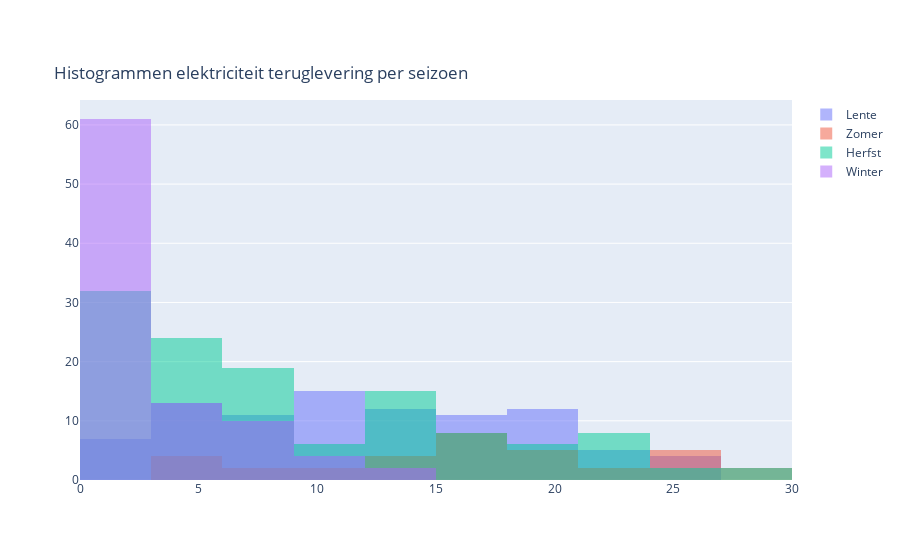

The notebook cell saved with this chart:
### Code cell
fig_hist2 = go.Figure()

dict_bins = dict(start=0, end=30, size=3)

fig_hist2.add_trace(go.Histogram(x=ts_spring['teruglevering'], 
                           name = 'Lente', 
                           xbins=dict_bins))

fig_hist2.add_trace(go.Histogram(x=ts_summer['teruglevering'], 
                           name = "Zomer", 
                          xbins=dict_bins))

fig_hist2.add_trace(go.Histogram(x=ts_autumn['teruglevering'], 
                           name = 'Herfst', 
                          xbins=dict_bins))

fig_hist2.add_trace(go.Histogram(x=ts_winter['teruglevering'], 
                           name = 'Winter', 
                          xbins=dict_bins))

# Overlay both histograms
fig_hist2.update_layout(barmode='overlay',
                        title={
                             'text': "Histogrammen elektriciteit teruglevering per seizoen",
                             'y':0.88,
                             'x': 0.06}
                       )
# Reduce opacity to see both histograms
fig_hist2.update_traces(opacity=0.5)
fig_hist2.show()

### Figure 1 — Plotly figure (JSON) as saved in the notebook; plotly's stock layout.template omitted (floating-point values rounded to 4 significant figures)
{"data": [{"name": "Lente", "opacity": 0.5, "type": "histogram", "x": [20, 25, 9, 11, 13, 7, 9, 8, 14, 17, 7, 22, 9, 7, 10, 10, 23, 19, 7, 12, 11, 5, 25, 12, 17, 4, 11, 16, 18, 4, 0, 20, 24, 20, 16, 19, 21, 14, 19, 21, 12, 16, 22, 24, 12, 14, 19, 15, 10, 4, 14, 9, 9, 15, 15, 5, 12, 5, 16, 20, 18, 20, 2, 10, 12, 8, 14, 8, 7, 3, 9, 18, 9, 5, 5, 6, 7, 5, 4, 4, 1, 2, 5, 1, 7, 16, 1, 2, 15, 10], "xbins": {"end": 30, "size": 3, "start": 0}}, {"name": "Zomer", "opacity": 0.5, "type": "histogram", "x": [26, 23, 15, 16, 7, 23, 6, 13, 15, 17, 26, 26, 19, 18, 17, 12, 27, 4, 27, 25, 25, 12, 4, 4, 19, 17, 17, 3, 19, 18, 14, 9, 10, 17], "xbins": {"end": 30, "size": 3, "start": 0}}, {"name": "Herfst", "opacity": 0.5, "type": "histogram", "x": [0, 1, 0, 0, 0, 6, 0, 7, 4, 0, 3, 3, 3, 0, 1, 1, 2, 1, 3, 1, 7, 5, 3, 6, 6, 2, 9, 8, 1, 2, 1, 0, 4, 4, 3, 4, 1, 2, 8, 7, 2, 0, 1, 4, 4, 7, 5, 6, 8, 6, 4, 5, 4, 0, 5, 3, 1, 5, 0, 8, 1, 2, 8, 1, 4, 7, 10, 11, 8, 10, 17, 14, 13, 17, 19, 8, 16, 18, 13, 8, 13, 18, 1, 2, 12, 9, 13, 14, 1, 15, 12, 13, 5, 13, 9, 7, 3, 4, 18, 12, 15, 21, 13, 21, 21, 12, 17, 16, 16, 20, 21, 21, 24, 21, 22, 25, 23, 27, 27, 12, 20, 13], "xbins": {"end": 30, "size": 3, "start": 0}}, {"name": "Winter", "opacity": 0.5, "type": "histogram", "x": [6, 5, 14, 10, 6, 6, 6, 8, 9, 8, 3, 1, 3, 0, 5, 11, 10, 13, 4, 7, 1, 0, 0, 2, 4, 0, 0, 1, 6, 2, 1, 0, 0, 4, 6, 2, 2, 7, 2, 0, 0, 1, 1, 0, 0, 4, 2, 4, 0, 1, 4, 2, 0, 0, 0, 0, 0, 0, 2, 1, 1, 0, 2, 0, 0, 1, 0, 0, 0, 0, 1, 2, 2, 1, 3, 1, 0, 0, 0, 1, 2, 0, 0, 0, 1, 4, 3, 0, 0, 1], "xbins": {"end": 30, "size": 3, "start": 0}}], "layout": {"barmode": "overlay", "title": {"text": "Histogrammen elektriciteit teruglevering per seizoen", "x": 0.06, "y": 0.88}}}
